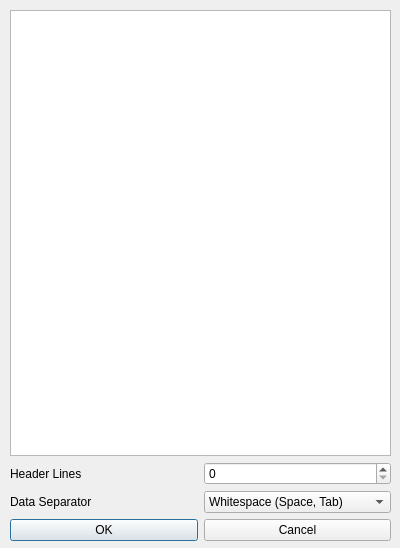
<?xml version="1.0" encoding="UTF-8"?>
<ui version="4.0">
 <class>Dialog</class>
 <widget class="QDialog" name="Dialog">
  <property name="geometry">
   <rect>
    <x>0</x>
    <y>0</y>
    <width>400</width>
    <height>548</height>
   </rect>
  </property>
  <property name="windowTitle">
   <string>Dialog</string>
  </property>
  <widget class="QWidget" name="verticalLayoutWidget">
   <property name="geometry">
    <rect>
     <x>10</x>
     <y>10</y>
     <width>381</width>
     <height>531</height>
    </rect>
   </property>
   <layout class="QVBoxLayout" name="verticalLayout">
    <item>
     <widget class="QPlainTextEdit" name="text_display">
      <property name="lineWrapMode">
       <enum>QPlainTextEdit::NoWrap</enum>
      </property>
      <property name="readOnly">
       <bool>true</bool>
      </property>
     </widget>
    </item>
    <item>
     <layout class="QHBoxLayout" name="horizontalLayout_2">
      <item>
       <widget class="QLabel" name="header_lines_label">
        <property name="text">
         <string>Header Lines</string>
        </property>
       </widget>
      </item>
      <item>
       <widget class="QSpinBox" name="header_lines">
        <property name="maximum">
         <number>1000000000</number>
        </property>
       </widget>
      </item>
     </layout>
    </item>
    <item>
     <layout class="QHBoxLayout" name="horizontalLayout_3">
      <item>
       <widget class="QLabel" name="separator_label">
        <property name="text">
         <string>Data Separator</string>
        </property>
       </widget>
      </item>
      <item>
       <widget class="QComboBox" name="separator_selector">
        <item>
         <property name="text">
          <string>Whitespace (Space, Tab)</string>
         </property>
        </item>
        <item>
         <property name="text">
          <string>Comma (,)</string>
         </property>
        </item>
       </widget>
      </item>
     </layout>
    </item>
    <item>
     <layout class="QHBoxLayout" name="horizontalLayout">
      <item>
       <widget class="QPushButton" name="ok_button">
        <property name="text">
         <string>OK</string>
        </property>
       </widget>
      </item>
      <item>
       <widget class="QPushButton" name="cancel_button">
        <property name="text">
         <string>Cancel</string>
        </property>
       </widget>
      </item>
     </layout>
    </item>
   </layout>
  </widget>
 </widget>
 <resources/>
 <connections/>
</ui>
